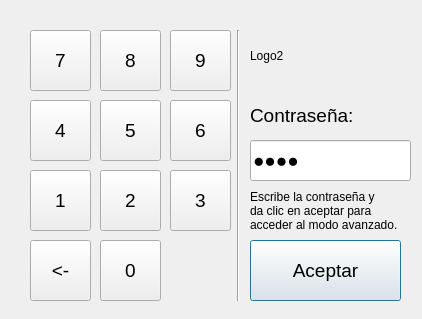
<?xml version="1.0" encoding="UTF-8"?>
<ui version="4.0">
 <class>PassWindow</class>
 <widget class="QDialog" name="PassWindow">
  <property name="geometry">
   <rect>
    <x>0</x>
    <y>0</y>
    <width>422</width>
    <height>319</height>
   </rect>
  </property>
  <property name="windowTitle">
   <string>Dialog</string>
  </property>
  <widget class="QPushButton" name="pushButton_aceptar">
   <property name="geometry">
    <rect>
     <x>250</x>
     <y>240</y>
     <width>151</width>
     <height>61</height>
    </rect>
   </property>
   <property name="font">
    <font>
     <pointsize>14</pointsize>
    </font>
   </property>
   <property name="text">
    <string>Aceptar</string>
   </property>
  </widget>
  <widget class="QPushButton" name="pushButton_n7">
   <property name="geometry">
    <rect>
     <x>30</x>
     <y>30</y>
     <width>61</width>
     <height>61</height>
    </rect>
   </property>
   <property name="font">
    <font>
     <pointsize>14</pointsize>
    </font>
   </property>
   <property name="text">
    <string>7</string>
   </property>
  </widget>
  <widget class="QPushButton" name="pushButton_n8">
   <property name="geometry">
    <rect>
     <x>100</x>
     <y>30</y>
     <width>61</width>
     <height>61</height>
    </rect>
   </property>
   <property name="font">
    <font>
     <pointsize>14</pointsize>
    </font>
   </property>
   <property name="text">
    <string>8</string>
   </property>
  </widget>
  <widget class="QPushButton" name="pushButton_n9">
   <property name="geometry">
    <rect>
     <x>170</x>
     <y>30</y>
     <width>61</width>
     <height>61</height>
    </rect>
   </property>
   <property name="font">
    <font>
     <pointsize>14</pointsize>
    </font>
   </property>
   <property name="text">
    <string>9</string>
   </property>
  </widget>
  <widget class="QPushButton" name="pushButton_n4">
   <property name="geometry">
    <rect>
     <x>30</x>
     <y>100</y>
     <width>61</width>
     <height>61</height>
    </rect>
   </property>
   <property name="font">
    <font>
     <pointsize>14</pointsize>
    </font>
   </property>
   <property name="text">
    <string>4</string>
   </property>
  </widget>
  <widget class="QPushButton" name="pushButton_n5">
   <property name="geometry">
    <rect>
     <x>100</x>
     <y>100</y>
     <width>61</width>
     <height>61</height>
    </rect>
   </property>
   <property name="font">
    <font>
     <pointsize>14</pointsize>
    </font>
   </property>
   <property name="text">
    <string>5</string>
   </property>
  </widget>
  <widget class="QPushButton" name="pushButton_n6">
   <property name="geometry">
    <rect>
     <x>170</x>
     <y>100</y>
     <width>61</width>
     <height>61</height>
    </rect>
   </property>
   <property name="font">
    <font>
     <pointsize>14</pointsize>
    </font>
   </property>
   <property name="text">
    <string>6</string>
   </property>
  </widget>
  <widget class="QPushButton" name="pushButton_n1">
   <property name="geometry">
    <rect>
     <x>30</x>
     <y>170</y>
     <width>61</width>
     <height>61</height>
    </rect>
   </property>
   <property name="font">
    <font>
     <pointsize>14</pointsize>
    </font>
   </property>
   <property name="text">
    <string>1</string>
   </property>
  </widget>
  <widget class="QPushButton" name="pushButton_n3">
   <property name="geometry">
    <rect>
     <x>170</x>
     <y>170</y>
     <width>61</width>
     <height>61</height>
    </rect>
   </property>
   <property name="font">
    <font>
     <pointsize>14</pointsize>
    </font>
   </property>
   <property name="text">
    <string>3</string>
   </property>
  </widget>
  <widget class="QPushButton" name="pushButton_n2">
   <property name="geometry">
    <rect>
     <x>100</x>
     <y>170</y>
     <width>61</width>
     <height>61</height>
    </rect>
   </property>
   <property name="font">
    <font>
     <pointsize>14</pointsize>
    </font>
   </property>
   <property name="text">
    <string>2</string>
   </property>
  </widget>
  <widget class="QPushButton" name="pushButton_n0">
   <property name="geometry">
    <rect>
     <x>100</x>
     <y>240</y>
     <width>61</width>
     <height>61</height>
    </rect>
   </property>
   <property name="font">
    <font>
     <pointsize>14</pointsize>
    </font>
   </property>
   <property name="text">
    <string>0</string>
   </property>
  </widget>
  <widget class="QPushButton" name="pushButton_back">
   <property name="geometry">
    <rect>
     <x>30</x>
     <y>240</y>
     <width>61</width>
     <height>61</height>
    </rect>
   </property>
   <property name="font">
    <font>
     <pointsize>14</pointsize>
    </font>
   </property>
   <property name="text">
    <string>&lt;-</string>
   </property>
  </widget>
  <widget class="QLabel" name="label">
   <property name="geometry">
    <rect>
     <x>250</x>
     <y>100</y>
     <width>161</width>
     <height>31</height>
    </rect>
   </property>
   <property name="font">
    <font>
     <pointsize>14</pointsize>
    </font>
   </property>
   <property name="text">
    <string>Contraseña:</string>
   </property>
  </widget>
  <widget class="QLineEdit" name="lineEdit">
   <property name="geometry">
    <rect>
     <x>250</x>
     <y>140</y>
     <width>161</width>
     <height>41</height>
    </rect>
   </property>
   <property name="font">
    <font>
     <pointsize>14</pointsize>
    </font>
   </property>
   <property name="text">
    <string>1234</string>
   </property>
   <property name="echoMode">
    <enum>QLineEdit::Password</enum>
   </property>
  </widget>
  <widget class="Line" name="line">
   <property name="geometry">
    <rect>
     <x>230</x>
     <y>30</y>
     <width>16</width>
     <height>271</height>
    </rect>
   </property>
   <property name="orientation">
    <enum>Qt::Vertical</enum>
   </property>
  </widget>
  <widget class="QLabel" name="label_logo2">
   <property name="geometry">
    <rect>
     <x>250</x>
     <y>30</y>
     <width>151</width>
     <height>51</height>
    </rect>
   </property>
   <property name="text">
    <string>Logo2</string>
   </property>
  </widget>
  <widget class="QLabel" name="label_3">
   <property name="geometry">
    <rect>
     <x>250</x>
     <y>190</y>
     <width>161</width>
     <height>41</height>
    </rect>
   </property>
   <property name="text">
    <string>Escribe la contraseña y
da clic en aceptar para 
acceder al modo avanzado. </string>
   </property>
  </widget>
 </widget>
 <resources/>
 <connections/>
</ui>
